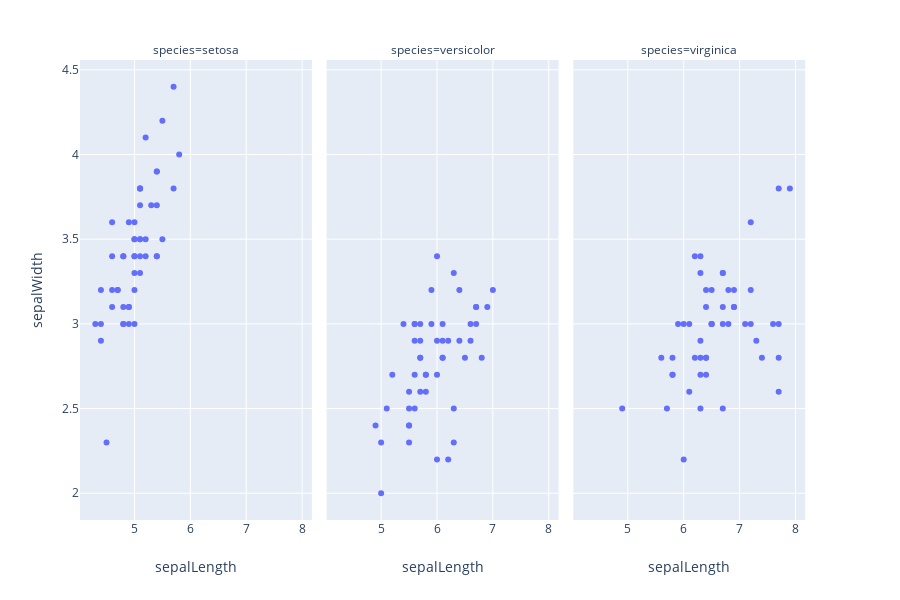

The code cell stored with this chart in its notebook:
### Code cell
facetted = px.scatter(iris, x='sepalLength', y='sepalWidth', facet_col='species')
facetted

### Figure 1 — Plotly figure (JSON) as saved in the notebook; plotly's stock layout.template omitted (floating-point values rounded to 4 significant figures)
{"data": [{"hoverlabel": {"namelength": 0}, "hovertemplate": "species=setosa<br>sepalLength=%{x}<br>sepalWidth=%{y}", "legendgroup": "", "marker": {"color": "#636efa", "symbol": "circle"}, "mode": "markers", "name": "", "showlegend": false, "type": "scatter", "x": [5.1, 4.9, 4.7, 4.6, 5, 5.4, 4.6, 5, 4.4, 4.9, 5.4, 4.8, 4.8, 4.3, 5.8, 5.7, 5.4, 5.1, 5.7, 5.1, 5.4, 5.1, 4.6, 5.1, 4.8, 5, 5, 5.2, 5.2, 4.7, 4.8, 5.4, 5.2, 5.5, 4.9, 5, 5.5, 4.9, 4.4, 5.1, 5, 4.5, 4.4, 5, 5.1, 4.8, 5.1, 4.6, 5.3, 5], "xaxis": "x", "y": [3.5, 3, 3.2, 3.1, 3.6, 3.9, 3.4, 3.4, 2.9, 3.1, 3.7, 3.4, 3, 3, 4, 4.4, 3.9, 3.5, 3.8, 3.8, 3.4, 3.7, 3.6, 3.3, 3.4, 3, 3.4, 3.5, 3.4, 3.2, 3.1, 3.4, 4.1, 4.2, 3.1, 3.2, 3.5, 3.6, 3, 3.4, 3.5, 2.3, 3.2, 3.5, 3.8, 3, 3.8, 3.2, 3.7, 3.3], "yaxis": "y"}, {"hoverlabel": {"namelength": 0}, "hovertemplate": "species=versicolor<br>sepalLength=%{x}<br>sepalWidth=%{y}", "legendgroup": "", "marker": {"color": "#636efa", "symbol": "circle"}, "mode": "markers", "name": "", "showlegend": false, "type": "scatter", "x": [7, 6.4, 6.9, 5.5, 6.5, 5.7, 6.3, 4.9, 6.6, 5.2, 5, 5.9, 6, 6.1, 5.6, 6.7, 5.6, 5.8, 6.2, 5.6, 5.9, 6.1, 6.3, 6.1, 6.4, 6.6, 6.8, 6.7, 6, 5.7, 5.5, 5.5, 5.8, 6, 5.4, 6, 6.7, 6.3, 5.6, 5.5, 5.5, 6.1, 5.8, 5, 5.6, 5.7, 5.7, 6.2, 5.1, 5.7], "xaxis": "x2", "y": [3.2, 3.2, 3.1, 2.3, 2.8, 2.8, 3.3, 2.4, 2.9, 2.7, 2, 3, 2.2, 2.9, 2.9, 3.1, 3, 2.7, 2.2, 2.5, 3.2, 2.8, 2.5, 2.8, 2.9, 3, 2.8, 3, 2.9, 2.6, 2.4, 2.4, 2.7, 2.7, 3, 3.4, 3.1, 2.3, 3, 2.5, 2.6, 3, 2.6, 2.3, 2.7, 3, 2.9, 2.9, 2.5, 2.8], "yaxis": "y2"}, {"hoverlabel": {"namelength": 0}, "hovertemplate": "species=virginica<br>sepalLength=%{x}<br>sepalWidth=%{y}", "legendgroup": "", "marker": {"color": "#636efa", "symbol": "circle"}, "mode": "markers", "name": "", "showlegend": false, "type": "scatter", "x": [6.3, 5.8, 7.1, 6.3, 6.5, 7.6, 4.9, 7.3, 6.7, 7.2, 6.5, 6.4, 6.8, 5.7, 5.8, 6.4, 6.5, 7.7, 7.7, 6, 6.9, 5.6, 7.7, 6.3, 6.7, 7.2, 6.2, 6.1, 6.4, 7.2, 7.4, 7.9, 6.4, 6.3, 6.1, 7.7, 6.3, 6.4, 6, 6.9, 6.7, 6.9, 5.8, 6.8, 6.7, 6.7, 6.3, 6.5, 6.2, 5.9], "xaxis": "x3", "y": [3.3, 2.7, 3, 2.9, 3, 3, 2.5, 2.9, 2.5, 3.6, 3.2, 2.7, 3, 2.5, 2.8, 3.2, 3, 3.8, 2.6, 2.2, 3.2, 2.8, 2.8, 2.7, 3.3, 3.2, 2.8, 3, 2.8, 3, 2.8, 3.8, 2.8, 2.8, 2.6, 3, 3.4, 3.1, 3, 3.1, 3.1, 3.1, 2.7, 3.2, 3.3, 3, 2.5, 3, 3.4, 3], "yaxis": "y3"}], "layout": {"annotations": [{"font": {}, "showarrow": false, "text": "species=setosa", "x": 0.1567, "xanchor": "center", "xref": "paper", "y": 1, "yanchor": "bottom", "yref": "paper"}, {"font": {}, "showarrow": false, "text": "species=versicolor", "x": 0.49, "xanchor": "center", "xref": "paper", "y": 1, "yanchor": "bottom", "yref": "paper"}, {"font": {}, "showarrow": false, "text": "species=virginica", "x": 0.8233, "xanchor": "center", "xref": "paper", "y": 1, "yanchor": "bottom", "yref": "paper"}], "height": 600, "legend": {"tracegroupgap": 0}, "margin": {"t": 60}, "xaxis": {"anchor": "y", "domain": [0, 0.3133], "title": {"text": "sepalLength"}}, "xaxis2": {"anchor": "y2", "domain": [0.3333, 0.6467], "matches": "x", "title": {"text": "sepalLength"}}, "xaxis3": {"anchor": "y3", "domain": [0.6667, 0.98], "matches": "x", "title": {"text": "sepalLength"}}, "yaxis": {"anchor": "x", "domain": [0, 1], "title": {"text": "sepalWidth"}}, "yaxis2": {"anchor": "x2", "domain": [0, 1], "matches": "y", "showticklabels": false}, "yaxis3": {"anchor": "x3", "domain": [0, 1], "matches": "y", "showticklabels": false}}}
